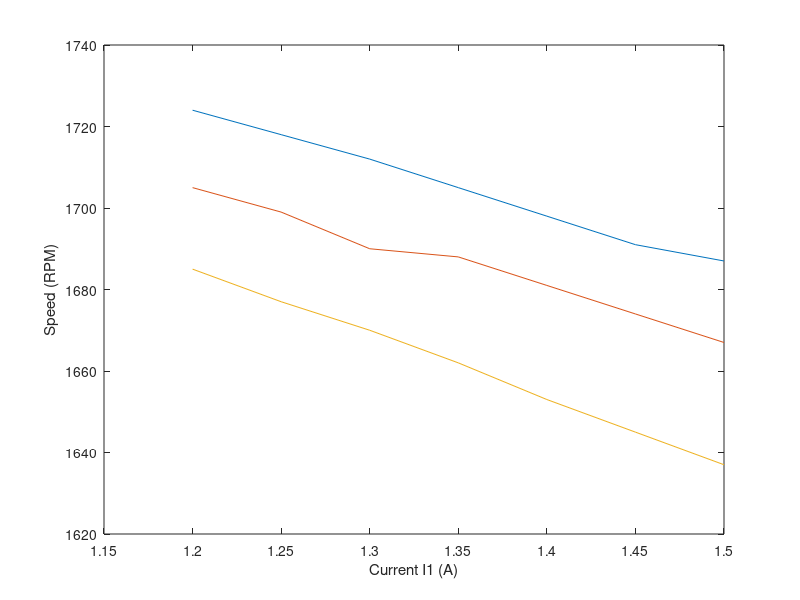
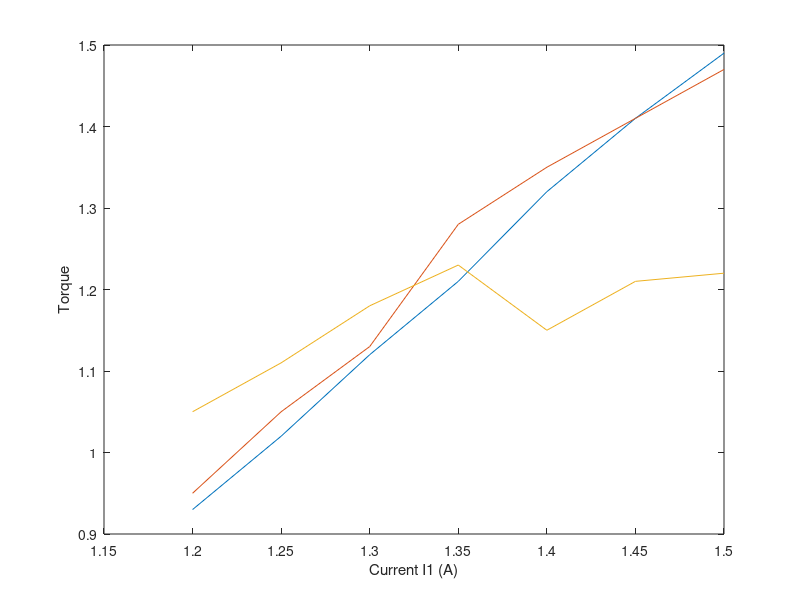

The MATLAB source for these figures, in order:
function[ output_args ] = Plot_measured_points()
%plot the points recorded in the lab
I=[1.2, 1.25, 1.3, 1.35, 1.4, 1.45, 1.5];

%100% Voltage
RPM1 = [1724 1718 1712 1705 1698 1691 1687];
T1 = [.93 1.02 1.12 1.21 1.32 1.41 1.49];

%90% Voltage
RPM2 = [1705 1699 1690 1688 1681 1674 1667];
T2 = [.95 1.05 1.13 1.28 1.35 1.41 1.47];

%80% Voltage
RPM3 = [1685 1677 1670 1662 1653 1645 1637];
T3 = [1.05 1.11 1.18 1.23 1.15 1.21 1.22];

figure
plot(I, RPM1, I, RPM2, I, RPM3)
xlabel('Current I1 (A)')
ylabel('Speed (RPM)')
figure
plot(I, T1, I, T2, I, T3)
xlabel('Current I1 (A)')
ylabel('Torque')